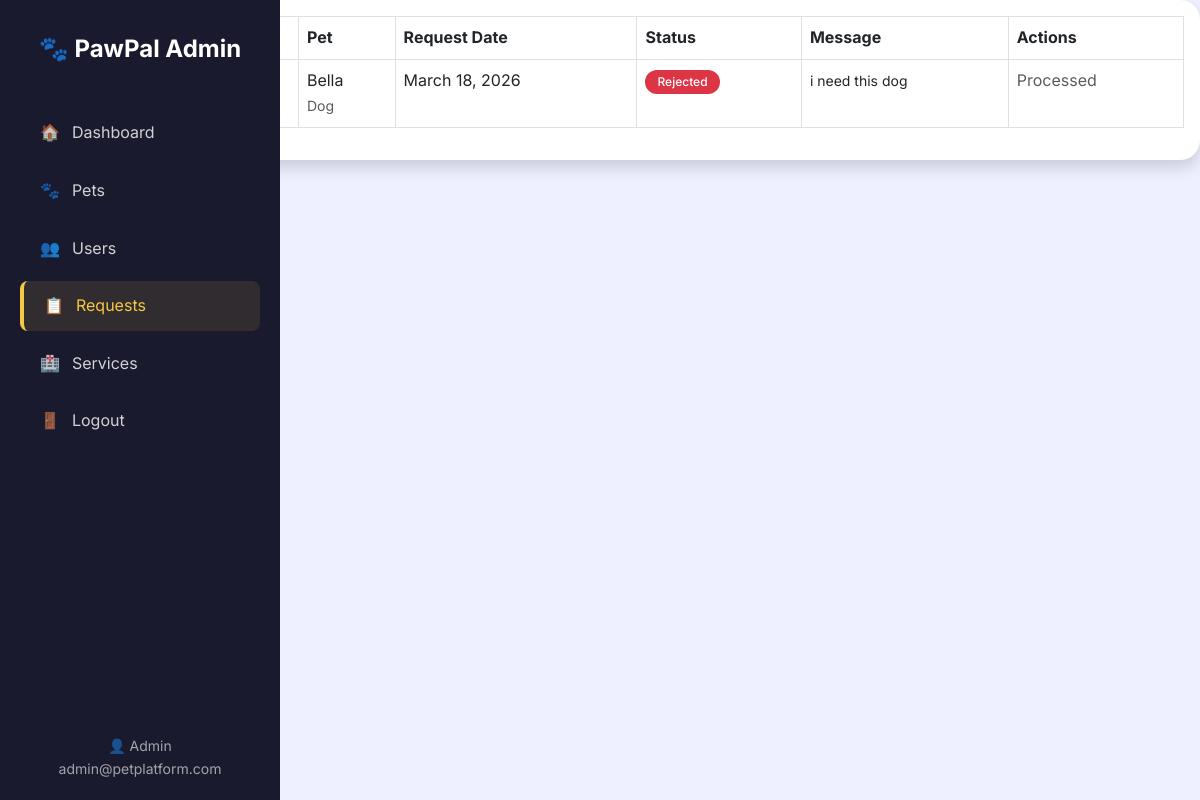
/admin/requests (signed in), run on an earlier commit of the app's database.
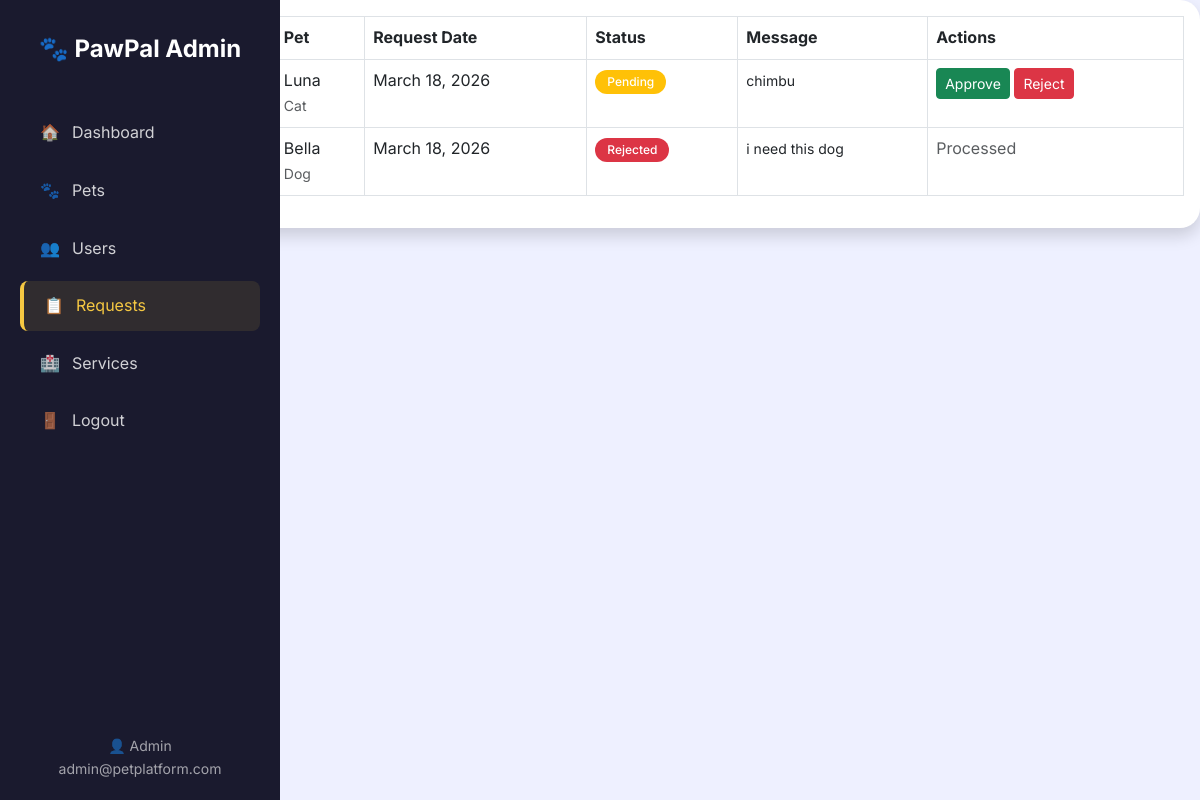
And on a later commit of the database.
### app/models.py (models this page shows, shortened)
class User(UserMixin, db.Model):
    id = db.Column(db.Integer, primary_key=True)
    name = db.Column(db.String(100), nullable=False)
    email = db.Column(db.String(120), unique=True, nullable=False)
    password_hash = db.Column(db.String(200), nullable=False)
    role = db.Column(db.String(20), default='user')
    created_at = db.Column(db.DateTime, default=datetime.utcnow)
    adoption_requests = db.relationship('AdoptionRequest', backref='user', lazy=True)

class AdoptionRequest(db.Model):
    id = db.Column(db.Integer, primary_key=True)
    user_id = db.Column(db.Integer, db.ForeignKey('user.id'), nullable=False)
    pet_id = db.Column(db.Integer, db.ForeignKey('pet.id'), nullable=False)
    message = db.Column(db.Text)
    status = db.Column(db.String(20), default='pending')
    created_at = db.Column(db.DateTime, default=datetime.utcnow)

class Pet(db.Model):
    id = db.Column(db.Integer, primary_key=True)
    name = db.Column(db.String(100), nullable=False)
    species = db.Column(db.String(50), nullable=False)
    breed = db.Column(db.String(100))
    age = db.Column(db.Integer)
    health_status = db.Column(db.String(200))
    description = db.Column(db.Text)
    image_url = db.Column(db.String(500))
    status = db.Column(db.String(20), default='available')
    created_at = db.Column(db.DateTime, default=datetime.utcnow)
    adoption_requests = db.relationship('AdoptionRequest', backref='pet', lazy=True)

### app/routes/admin.py (the view)
@admin.route('/requests')
@login_required
@admin_required
def requests():
    requests = AdoptionRequest.query.order_by(AdoptionRequest.created_at.desc()).all()
    return render_template('admin/requests.html', requests=requests)

### app/__init__.py (called while the page is built)
@login_manager.user_loader
def load_user(user_id):
    from app.models import User
    return User.query.get(int(user_id))

### app/routes/admin.py (called while the page is built)
def admin_required(f):
    @wraps(f)
    def decorated_function(*args, **kwargs):
        if not current_user.is_authenticated or current_user.role != 'admin':
            flash('Admin access required', 'error')
            return redirect(url_for('auth.login'))
        return f(*args, **kwargs)
    return decorated_function

### app/templates/admin/requests.html (shortened to what this page needs)
{% extends "admin/base.html" %}
{% block content %}
<div class="card shadow">
    <div class="card-body">
        <div class="table-responsive">
            <table class="table table-bordered">
                <thead>
                    <tr>
                        <th>ID</th>
                        <th>User</th>
                        <th>Pet</th>
                        <th>Request Date</th>
                        <th>Status</th>
                        <th>Message</th>
                        <th>Actions</th>
                    </tr>
                </thead>
                <tbody>
                    {% for request in requests %}
                    <tr>
                        <td>{{ request.id }}</td>
                        <td>{{ request.user.name }}<br><small class="text-muted">{{ request.user.email }}</small></td>
                        <td>{{ request.pet.name }}<br><small class="text-muted">{{ request.pet.species.capitalize() }}</small></td>
                        <td>{{ request.created_at.strftime('%B %d, %Y') }}</td>
                        <td>
                            <span class="badge bg-{{
                                'warning' if request.status == 'pending'
                                else 'success' if request.status == 'approved'
                                else 'danger' }}">
                                {{ request.status.capitalize() }}
                            </span>
                        </td>
                        <td>
                            <small>{{ request.message[:50] }}{% if request.message|length > 50 %}...{% endif %}</small>
                        </td>
                        <td>
                            {% if request.status == 'pending' %}
                            <form method="POST" action="{{ url_for('admin.update_request', request_id=request.id) }}" class="d-inline">
                                <button type="submit" class="btn btn-sm btn-success" onclick="return confirm('Approve this adoption request?')">Approve</button>
                            </form>
                            <form method="POST" action="{{ url_for('admin.update_request', request_id=request.id) }}" class="d-inline">
                                <button type="submit" class="btn btn-sm btn-danger" onclick="return confirm('Reject this adoption request?')">Reject</button>
                            </form>
                            {% else %}
                            <span class="text-muted">Processed</span>
                            {% endif %}
                        </td>
                    </tr>
                    {% else %}
                    <tr>
                        <td colspan="7" class="text-center">No adoption requests found</td>
                    </tr>
                    {% endfor %}
                </tbody>
            </table>
        </div>
    </div>
</div>
{% endblock %}

### app/templates/admin/base.html (shortened to what this page needs)
<!DOCTYPE html>
<html lang="en">
<head>
    <link href="https://cdn.jsdelivr.net/npm/bootstrap@5.3.0/dist/css/bootstrap.min.css" rel="stylesheet">
</head>
<body>
    <div class="admin-sidebar">
        <div class="logo">🐾 PawPal Admin</div>
        <nav class="nav flex-column">
            <a href="{{ url_for('admin.dashboard') }}" class="nav-link {% if request.endpoint == 'admin.dashboard' %}active{% endif %}">
                <span>🏠</span> Dashboard
            </a>
            <a href="{{ url_for('admin.pets') }}" class="nav-link {% if request.endpoint == 'admin.pets' %}active{% endif %}">
                <span>🐾</span> Pets
            </a>
            <a href="{{ url_for('admin.users') }}" class="nav-link {% if request.endpoint == 'admin.users' %}active{% endif %}">
                <span>👥</span> Users
            </a>
            <a href="{{ url_for('admin.requests') }}" class="nav-link {% if request.endpoint == 'admin.requests' %}active{% endif %}">
                <span>📋</span> Requests
            </a>
            <a href="{{ url_for('admin.services') }}" class="nav-link {% if request.endpoint == 'admin.services' %}active{% endif %}">
                <span>🏥</span> Services
            </a>
            <a href="{{ url_for('auth.logout') }}" class="nav-link">
                <span>🚪</span> Logout
            </a>
        </nav>
        <div class="admin-footer">
            <div>👤 {{ current_user.name }}</div>
            <div>{{ current_user.email }}</div>
        </div>
    </div>
    {% block content %}{% endblock %}
</body>
</html>

### app/templates/admin/base.html (style rules this page uses)
:root { --bg-color: #EEF0FF; --primary-color: #F5C842; --primary-hover: #E5B832; --card-bg: #FFFFFF; --navbar-bg: #FFFFFF; --text-primary: #1A1A2E; --text-secondary: #6B7280; --border-color: #E5E7EB; --footer-bg: #1A1A2E; --sidebar-bg: #1A1A2E; }
body { font-family: 'Inter', sans-serif; background-color: var(--bg-color); color: var(--text-primary); font-size: 16px; line-height: 1.6; margin: 0; padding: 0; }
.admin-sidebar { background-color: var(--sidebar-bg); min-height: 100vh; position: fixed; left: 0; top: 0; width: 280px; padding: 30px 20px; z-index: 1000; }
.admin-sidebar .logo { color: white; font-size: 24px; font-weight: 700; margin-bottom: 40px; text-align: center; }
.admin-sidebar .nav-link { color: rgba(255,255,255,0.8); padding: 12px 20px; border-radius: 8px; margin-bottom: 8px; transition: all 0.3s ease; text-decoration: none; display: flex; align-items: center; }
.admin-sidebar .nav-link:hover, .admin-sidebar .nav-link.active { background-color: rgba(245, 200, 66, 0.1); color: var(--primary-color); border-left: 4px solid var(--primary-color); }
.admin-sidebar .nav-link span { margin-right: 12px; }
.admin-footer { position: absolute; bottom: 20px; left: 20px; right: 20px; color: rgba(255,255,255,0.6); font-size: 14px; text-align: center; }
.card { background-color: var(--card-bg); border: none; border-radius: 20px; box-shadow: 0 2px 12px rgba(0,0,0,0.06); transition: transform 0.3s ease, box-shadow 0.3s ease; }
.badge { padding: 6px 12px; border-radius: 20px; font-weight: 500; font-size: 12px; }

What changed in the data, as far as the page shows it:
added AdoptionRequest: pet.name "Luna", pet.species "Cat", created_at "March 18, 2026", status "Pending", message "chimbu"
